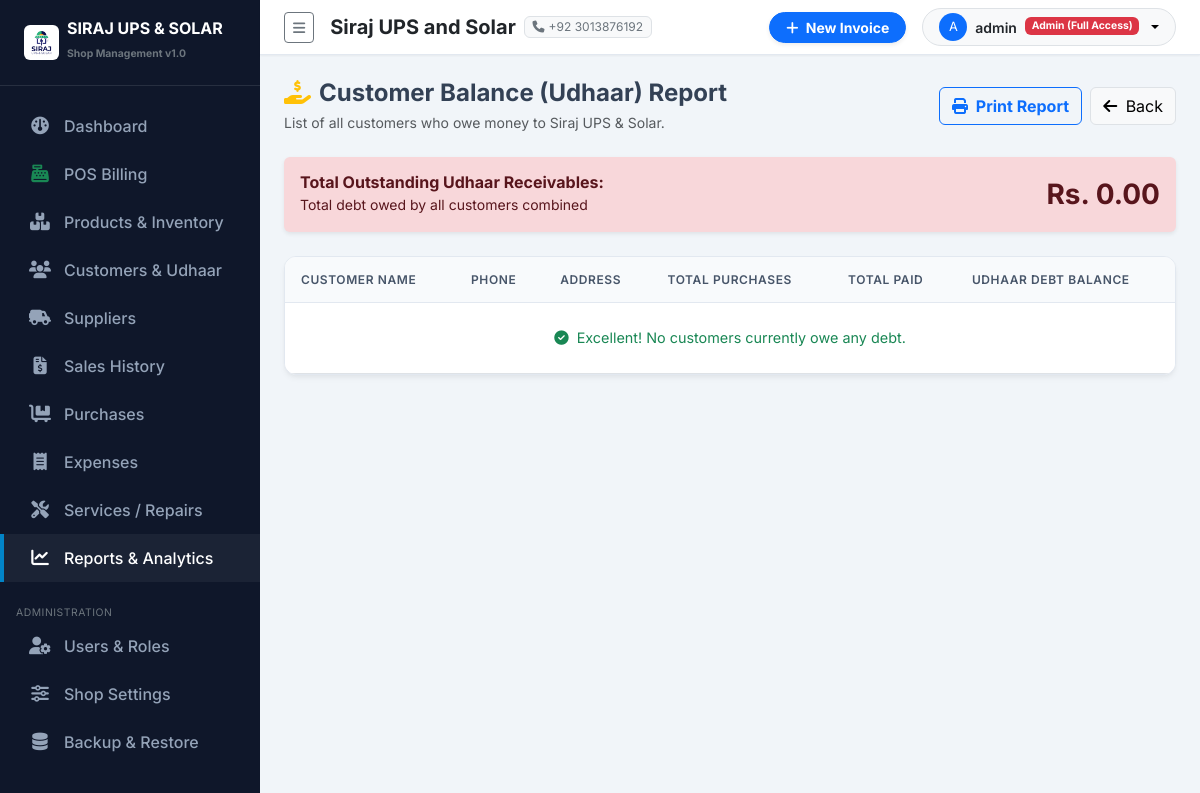
Page /reports/customer-balances/ (signed in) on the committed database.
### purchases/settings_app/models.py (models this page shows, shortened)
class ShopSettings(models.Model):
    shop_name = models.CharField(max_length=200, default="Siraj UPS and Solar")
    subtitle = models.CharField(max_length=255, default="UPS | Solar Systems | Batteries | Inverters | Accessories")
    address = models.TextField(default="Main Market, Shop #12, City Center")
    phone = models.CharField(max_length=50, default="+92 300 1234567")
    whatsapp = models.CharField(max_length=50, default="+92 300 1234567")
    email = models.EmailField(default="contact@sirajupssolar.com", blank=True)
    ntn_number = models.CharField(max_length=50, blank=True, help_text="NTN / Tax Number")
    invoice_footer = models.TextField(default="Thank you for choosing Siraj UPS and Solar! Goods once sold are non-refundable after 7 days.")
    logo = models.ImageField(upload_to='shop_logo/', blank=True, null=True)
    class Meta:
        verbose_name = "Shop Setting"
        verbose_name_plural = "Shop Settings"
    @classmethod
    def get_settings(cls):
        obj, created = cls.objects.get_or_create(id=1)
        return obj

### accounts/models.py (models this page shows, shortened)
class UserProfile(models.Model):
    ROLE_ADMIN = 'ADMIN'
    ROLE_STAFF = 'STAFF'
    ROLE_CHOICES = [
        (ROLE_ADMIN, 'Admin (Full Access)'),
        (ROLE_STAFF, 'Staff / Cashier'),
    ]
    user = models.OneToOneField(User, on_delete=models.CASCADE, related_name='profile')
    role = models.CharField(max_length=20, choices=ROLE_CHOICES, default=ROLE_STAFF)
    phone = models.CharField(max_length=30, blank=True)
    address = models.CharField(max_length=255, blank=True)
    is_active_staff = models.BooleanField(default=True)
    def is_admin(self):
        return self.role == self.ROLE_ADMIN or self.user.is_superuser

### purchases/reports/views.py (the view)
# urls.py: path('customer-balances/', views.customer_balance_report, name='customer_balance_report'),
@login_required
def customer_balance_report(request):
    customers = Customer.objects.filter(is_active=True)
    debtors = []
    total_due = 0.00
    for c in customers:
        bal = c.outstanding_balance
        if bal > 0:
            debtors.append({'customer': c, 'balance': bal, 'total_purchases': c.get_total_purchases(), 'total_paid': c.get_total_paid()})
            total_due += float(bal)
    debtors.sort(key=lambda x: x['balance'], reverse=True)
    return render(request, 'reports/customer_balance_report.html', {
        'debtors': debtors,
        'total_due': total_due,
    })

### templates/reports/customer_balance_report.html (shortened to what this page needs)
{% extends 'base.html' %}
{% load humanize %}
{% block content %}
<div class="d-flex flex-wrap justify-content-between align-items-center mb-4 gap-3 no-print">
    <div>
        <h4 class="fw-bold mb-1"><i class="fa-solid fa-hand-holding-dollar me-2 text-warning"></i>Customer Balance (Udhaar) Report</h4>
        <p class="text-muted small mb-0">List of all customers who owe money to Siraj UPS & Solar.</p>
    </div>
    <div class="d-flex gap-2">
        <button onclick="window.print()" class="btn btn-outline-primary fw-bold"><i class="fa-solid fa-print me-1"></i> Print Report</button>
        <a href="{% url 'reports:index' %}" class="btn btn-light border"><i class="fa-solid fa-arrow-left me-1"></i> Back</a>
    </div>
</div>
<div class="alert alert-danger py-3 mb-4 shadow-sm border-0 d-flex justify-content-between align-items-center">
    <div>
        <h6 class="fw-bold mb-0">Total Outstanding Udhaar Receivables:</h6>
        <small>Total debt owed by all customers combined</small>
    </div>
    <h3 class="fw-bold mb-0">Rs. {{ total_due|floatformat:2|intcomma }}</h3>
</div>
<div class="custom-table-card print-area">
    <div class="table-responsive">
        <table class="table table-hover align-middle mb-0">
            <thead>
                <tr>
                    <th>Customer Name</th>
                    <th>Phone</th>
                    <th>Address</th>
                    <th>Total Purchases</th>
                    <th>Total Paid</th>
                    <th>Udhaar Debt Balance</th>
                </tr>
            </thead>
            <tbody>
                {% for d in debtors %}
                <tr>
                    <td class="fw-bold">
                        <a href="{% url 'customers:customer_detail' d.customer.id %}" class="text-decoration-none">
                            {{ d.customer.name }}
                        </a>
                    </td>
                    <td>{{ d.customer.phone|default:"-" }}</td>
                    <td class="small text-muted">{{ d.customer.address|default:"-" }}</td>
                    <td>Rs. {{ d.total_purchases|floatformat:2|intcomma }}</td>
                    <td class="text-success">Rs. {{ d.total_paid|floatformat:2|intcomma }}</td>
                    <td class="fw-bold text-danger fs-6">Rs. {{ d.balance|floatformat:2|intcomma }}</td>
                </tr>
                {% empty %}
                <tr><td colspan="6" class="text-center text-success py-4"><i class="fa-solid fa-circle-check me-1"></i> Excellent! No customers currently owe any debt.</td></tr>
                {% endfor %}
            </tbody>
        </table>
    </div>
</div>
{% endblock %}

### templates/sidebar.html (shortened to what this page needs)
{% load static %}
<div id="sidebar-wrapper">
    <div class="sidebar-heading d-flex align-items-center gap-2">
        {% if shop_settings and shop_settings.logo %}
            <img src="{{ shop_settings.logo.url }}" alt="Logo" style="max-height: 35px;" class="rounded">
        {% else %}
            <i class="fa-solid fa-bolt text-warning fs-4"></i>
        {% endif %}
        <div>
            <div class="lh-1 text-white fs-6">SIRAJ UPS & SOLAR</div>
            <small class="text-secondary style-sub" style="font-size: 0.65rem;">Shop Management v1.0</small>
        </div>
    </div>
    <div class="sidebar-nav">
        <a href="{% url 'dashboard:index' %}" class="nav-link {% if request.resolver_match.app_name == 'dashboard' %}active{% endif %}">
            <i class="fa-solid fa-gauge"></i> Dashboard
        </a>
        <a href="{% url 'sales:pos_billing' %}" class="nav-link {% if request.resolver_match.url_name == 'pos_billing' %}active{% endif %}">
            <i class="fa-solid fa-cash-register text-success"></i> POS Billing
        </a>
        <a href="{% url 'products:product_list' %}" class="nav-link {% if request.resolver_match.app_name == 'products' %}active{% endif %}">
            <i class="fa-solid fa-boxes-stacked"></i> Products & Inventory
        </a>
        <a href="{% url 'customers:customer_list' %}" class="nav-link {% if request.resolver_match.app_name == 'customers' %}active{% endif %}">
            <i class="fa-solid fa-users"></i> Customers & Udhaar
        </a>
        <a href="{% url 'suppliers:supplier_list' %}" class="nav-link {% if request.resolver_match.app_name == 'suppliers' %}active{% endif %}">
            <i class="fa-solid fa-truck-field"></i> Suppliers
        </a>
        <a href="{% url 'sales:sale_list' %}" class="nav-link {% if request.resolver_match.app_name == 'sales' and request.resolver_match.url_name != 'pos_billing' %}active{% endif %}">
            <i class="fa-solid fa-file-invoice-dollar"></i> Sales History
        </a>
        <a href="{% url 'purchases:purchase_list' %}" class="nav-link {% if request.resolver_match.app_name == 'purchases' %}active{% endif %}">
            <i class="fa-solid fa-cart-flatbed"></i> Purchases
        </a>
        <a href="{% url 'expenses:expense_list' %}" class="nav-link {% if request.resolver_match.app_name == 'expenses' %}active{% endif %}">
            <i class="fa-solid fa-receipt"></i> Expenses
        </a>
        <a href="{% url 'services:service_list' %}" class="nav-link {% if request.resolver_match.app_name == 'services' %}active{% endif %}">
            <i class="fa-solid fa-screwdriver-wrench"></i> Services / Repairs
        </a>
        <a href="{% url 'reports:index' %}" class="nav-link {% if request.resolver_match.app_name == 'reports' %}active{% endif %}">
            <i class="fa-solid fa-chart-line"></i> Reports & Analytics
        </a>
        {% if user.profile.is_admin %}
        <small class="text-uppercase text-secondary px-3 style-sub" style="font-size: 0.65rem; letter-spacing: 0.05em;">Administration</small>
        <a href="{% url 'accounts:user_list' %}" class="nav-link {% if request.resolver_match.app_name == 'accounts' %}active{% endif %}">
            <i class="fa-solid fa-user-gear"></i> Users & Roles
        </a>
        <a href="{% url 'settings_app:shop_settings' %}" class="nav-link {% if request.resolver_match.app_name == 'settings_app' and request.resolver_match.url_name == 'shop_settings' %}active{% endif %}">
            <i class="fa-solid fa-sliders"></i> Shop Settings
        </a>
        <a href="{% url 'settings_app:backup_restore' %}" class="nav-link {% if request.resolver_match.url_name == 'backup_restore' %}active{% endif %}">
            <i class="fa-solid fa-database"></i> Backup & Restore
        </a>
        {% endif %}
    </div>
</div>

### templates/navbar.html (shortened to what this page needs)
{% load static %}
<nav class="navbar navbar-expand-lg top-navbar px-4 py-2">
    <div class="container-fluid p-0">
        <button class="btn btn-sm btn-outline-secondary me-3" id="sidebarToggle">
            <i class="fa-solid fa-bars"></i>
        </button>
        <div class="d-none d-md-flex align-items-center gap-2 me-auto">
            <span class="fw-bold text-dark fs-5">{{ shop_settings.shop_name }}</span>
            <span class="badge bg-light text-secondary border fw-normal"><i class="fa-solid fa-phone me-1"></i>{{ shop_settings.phone }}</span>
        </div>
        <div class="d-flex align-items-center gap-3">
            <a href="{% url 'sales:pos_billing' %}" class="btn btn-primary btn-sm px-3 fw-bold rounded-pill shadow-sm">
                <i class="fa-solid fa-plus me-1"></i> New Invoice
            </a>
            <div class="dropdown">
                <button class="btn btn-light btn-sm dropdown-toggle d-flex align-items-center gap-2 border rounded-pill px-3" type="button" data-bs-toggle="dropdown">
                    <div class="bg-primary text-white rounded-circle d-flex align-items-center justify-content-center" style="width: 28px; height: 28px; font-size: 0.8rem;">
                        {{ user.username|first|upper }}
                    </div>
                    <span class="fw-semibold text-dark">{{ user.username }}</span>
                    <span class="badge {% if user.profile.is_admin %}bg-danger{% else %}bg-info text-dark{% endif %}" style="font-size: 0.65rem;">
                        {{ user.profile.get_role_display }}
                    </span>
                </button>
            </div>
        </div>
    </div>
</nav>

### purchases/static/css/custom.css (style rules this page uses)
:root { --primary-color: #0284c7; --primary-hover: #0369a1; --dark-bg: #0f172a; --dark-surface: #1e293b; --light-bg: #f8fafc; --card-shadow: 0 4px 6px -1px rgba(0, 0, 0, 0.05), 0 2px 4px -1px rgba(0, 0, 0, 0.03); --border-color: #e2e8f0; }
body { font-family: 'Inter', sans-serif; background-color: #f1f5f9; color: #334155; overflow-x: hidden; }
#sidebar-wrapper { min-height: 100vh; width: 260px; background-color: var(--dark-bg); color: #f8fafc; transition: margin 0.25s ease-out; }
#sidebar-wrapper .sidebar-heading { padding: 1.25rem 1.5rem; font-size: 1.2rem; font-weight: 700; color: #ffffff; border-bottom: 1px solid rgba(255, 255, 255, 0.1); }
.sidebar-nav { padding: 1rem 0; }
.sidebar-nav .nav-link { padding: 0.75rem 1.5rem; color: #94a3b8; font-weight: 500; display: flex; align-items: center; gap: 0.75rem; transition: all 0.2s ease-in-out; border-left: 4px solid transparent; }
.sidebar-nav .nav-link:hover, .sidebar-nav .nav-link.active { color: #ffffff; background-color: rgba(255, 255, 255, 0.05); border-left-color: var(--primary-color); }
.sidebar-nav .nav-link i { font-size: 1.1rem; width: 24px; text-align: center; }
.top-navbar { background-color: #ffffff; border-bottom: 1px solid var(--border-color); box-shadow: 0 1px 2px 0 rgba(0, 0, 0, 0.05); }
.custom-table-card { background-color: #ffffff; border-radius: 0.75rem; border: 1px solid var(--border-color); box-shadow: var(--card-shadow); overflow: hidden; }
.table thead th { background-color: #f8fafc; color: #475569; font-weight: 600; text-transform: uppercase; font-size: 0.75rem; letter-spacing: 0.05em; border-bottom: 1px solid var(--border-color); padding: 0.85rem 1rem; }
.table tbody td { padding: 0.85rem 1rem; vertical-align: middle; font-size: 0.9rem; }

### rows in the picture
ShopSettings: logo (picture), shop_name "Siraj UPS and Solar", phone "+92 3013876192"

### other values in the picture
{{ user.username|first|upper }} "A"
{{ user.username }} "admin"
{{ user.profile.get_role_display }} "Admin (Full Access)"
{{ total_due|floatformat:2|intcomma }} "0.00"
